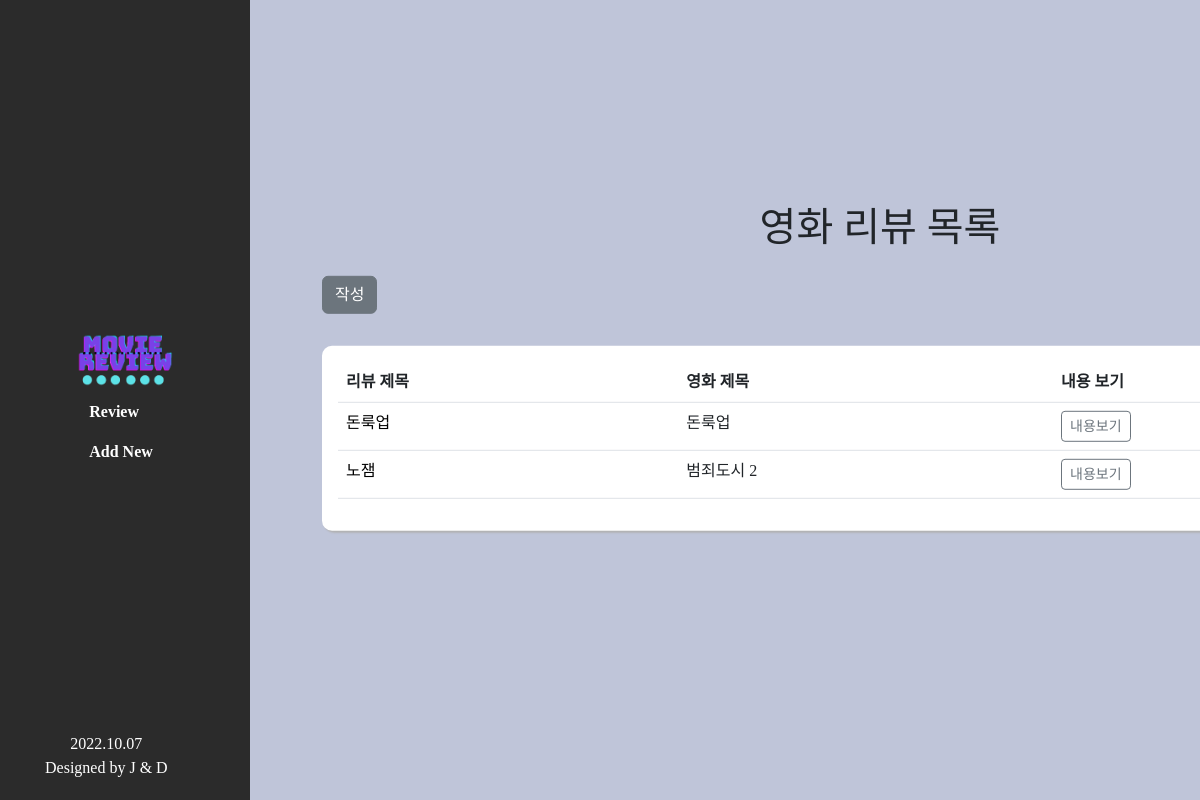
The app's page /reviews/board/ with its own data.
### reviews/models.py (models this page shows)
class Review(models.Model):
  title = models.CharField(max_length=100)
  content = models.TextField()
  movie_name = models.CharField(max_length=100)
  grade = models.IntegerField(validators=[MinValueValidator(0), MaxValueValidator(5)])
  created_at = models.DateTimeField(auto_now_add=True)
  updated_at = models.DateTimeField(auto_now=True)

### reviews/views.py (the view)
# urls.py: path('board/', views.board, name='board'),
def board(request):
  context = {
    'reviews' : Review.objects.all().order_by('-created_at'),
  }
  return render(request, 'reviews/board.html', context)

### reviews/templates/reviews/board.html (shortened to what this page needs)
{% extends 'base.html' %}
{% load static %}
{% block css %}
  <link rel="stylesheet" href="{% static 'css/style.css' %}">
{% endblock css %}
{% block content %}
  <main>
    <section class="extrabg">
      <div class="board container">
        <h1 class="text-center pb-3">영화 리뷰 목록</h1>
        <a role="button" class="btn btn-secondary" href="{% url 'reviews:create' %}">작성</a>
        <div class="review-table">
          <table class="table container">
            <thead>
              <tr>
                <th scope="col">리뷰 제목</th>
                <th scope="col">영화 제목</th>
                <th scope="col">내용 보기</th>
              </tr>
            </thead>
            <tbody>
              {% for review in reviews %}
                <tr>
                  <td>
                    <a class="board-review-title" href="{% url 'reviews:detail' review.pk %}">{{ review.title }}</a>
                  </td>
                  <td>{{ review.movie_name }}</td>
                  <td>
                    <a role="button" class="btn btn-outline-secondary btn-sm" href="{% url 'reviews:detail' review.pk %}">내용보기</a>
                  </td>
                </tr>
              {% endfor %}
            </tbody>
          </table>
        </div>
      </div>
    </section>
  </main>
{% endblock content %}

### static/css/style.css (style rules this page uses)
* { font-family: 'LeferiPoint-BlackA'; }
body { display:flex; }
main { margin-left: 250px; height: 100%; width: 100%; position: fixed; }
.extrabg { position: relative; width: auto; height: 100%; background-color: rgb(191, 197, 217); }
.board { position: absolute; left: 5%; top: 50%; transform: translate(0, -60%); }
.board-review-title { text-decoration: none; color: black; }
.review-table { margin-top: 2rem; padding: 1rem; background-color: white; border-radius: 10px; box-shadow: 2px 2px 2px rgb(177, 177, 177); }

### records on screen
Review: title "돈룩업", movie_name "돈룩업"
Review: title "노잼", movie_name "범죄도시 2"
